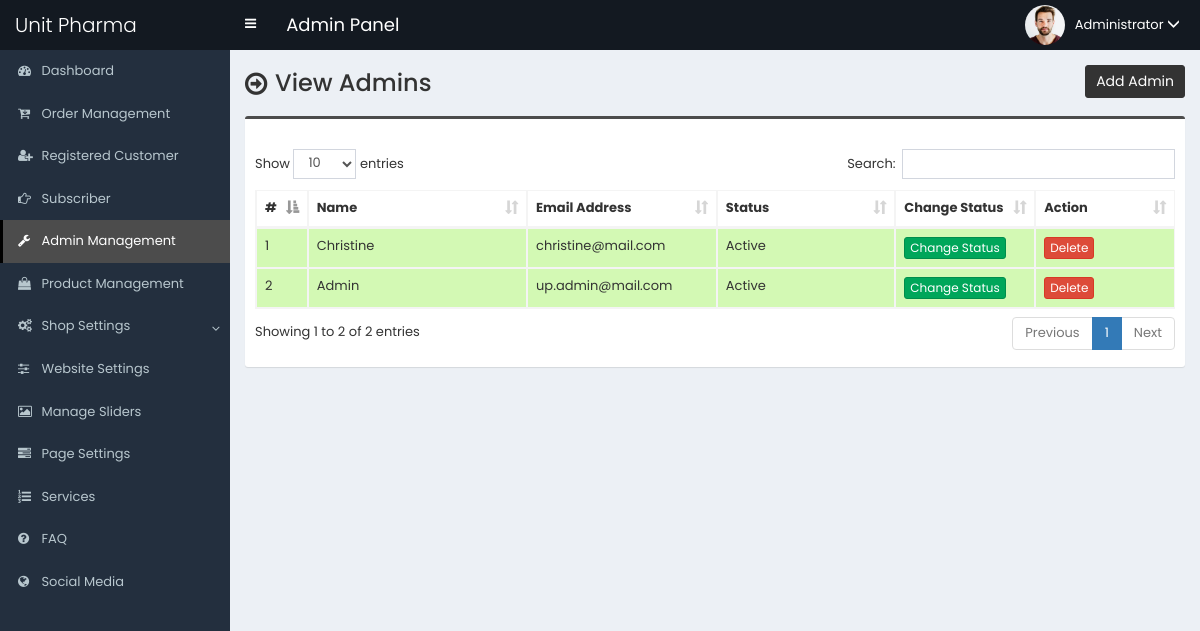
Screenshot of /admin/admin-view.php (signed in) with the database file from the repository.
### tables this page shows
CREATE TABLE `tbl_user` (
  `id` int(10) NOT NULL,
  `full_name` varchar(100) NOT NULL,
  `email` varchar(255) NOT NULL,
  `phone` varchar(100) NOT NULL,
  `password` varchar(255) NOT NULL,
  `photo` varchar(255) NOT NULL,
  `role` varchar(30) NOT NULL,
  `status` int(10) NOT NULL
);

### admin/admin-view.php (the view, shortened to what this page needs)
<?php require_once('header.php');
?>
<section class="content-header">
	<div class="content-header-left">
		<h1>View Admins</h1>
	</div>
    <div class="content-header-right">
		<a href="admin-add.php" class="btn btn-primary btn-sm">Add Admin</a>
	</div>
</section>
<section class="content">
	<div class="row">
		<div class="col-md-12">
			<div class="box box-info">
				<div class="box-body table-responsive">
					<table id="example1" class="table table-bordered table-hover table-striped">
						<thead>
							<tr>
								<th width="10">#</th>
								<th width="180">Name</th>
								<th width="150">Email Address</th>
								<th>Status</th>
								<th width="100">Change Status</th>
								<?php if($_SESSION['user']['role']=='Super Admin') {?><th width="100">Action</th> <?php } ?>
							</tr>
						</thead>
						<tbody>
							<?php
							$i=0;
							$statement = $pdo->prepare("SELECT * FROM `tbl_user` WHERE `role`='Admin'");
							$statement->execute();
							$result = $statement->fetchAll(PDO::FETCH_ASSOC);
							foreach ($result as $row) {
								$i++;
								?>
								<tr class="<?php if($row['status']==1) {echo 'bg-g';}else {echo 'bg-r';} ?>">
									<td><?php echo $i; ?></td>
									<td><?php echo $row['full_name']; ?></td>
									<td><?php echo $row['email']; ?></td>
									<td><?php if($row['status']==1) {echo 'Active';} else {echo 'Inactive';} ?></td>
									<td>
										<a href="admin-change-status.php?id=<?php echo $row['id']; ?>" class="btn btn-success btn-xs">Change Status</a>
									</td>
									<?php if($_SESSION['user']['role']=='Super Admin') {?>
									<td>
										<a href="#" class="btn btn-danger btn-xs" data-href="admin-delete.php?id=<?php echo $row['id']; ?>" data-toggle="modal" data-target="#confirm-delete">Delete</a>
									</td>
									<?php } ?>
								</tr>
								<?php
							}
							?>
						</tbody>
					</table>
				</div>
			</div>
		</div>
	</div>
</section>
<?php require_once('footer.php'); ?>

### admin/style.css (style rules this page uses)
body { font-size: 13px; font-family: "Poppins", sans-serif; }
.content-header > h1, .content-header .content-header-left h1 { font-family: "Poppins", sans-serif; }
.box-info { padding-top: 20px; }
.content-header { overflow: hidden; }
.content-header .content-header-left { float: left; padding-top: 5px; }
.content-header .content-header-right { float: right; }
.content-header .content-header-left h1 { margin-top: 0; margin-bottom: 0; padding-left: 30px; padding-bottom: 5px; font-size: 24px; position: relative; }
.content-header .content-header-left h1:before { position: absolute; top: 0; left: 0; font-family: "FontAwesome", sans-serif; font-size: 26px; content: "\f18e"; }
.content-header .content-header-right a { position: relative; font-size: 14px; }
.box.box-info { border-top-color: #4c4c4c; }
.content-header .content-header-right a { background-color: #333333; border-color: #333333; }
.bg-g { background: #d3f9b4 !important; }

### rows the page displays
tbl_user: full_name "Christine", email "christine@mail.com", status "Active"
tbl_user: full_name "Admin", email "up.admin@mail.com", status "Active"

### other values shown
$_SESSION['user']['full_name'] "Administrator"
